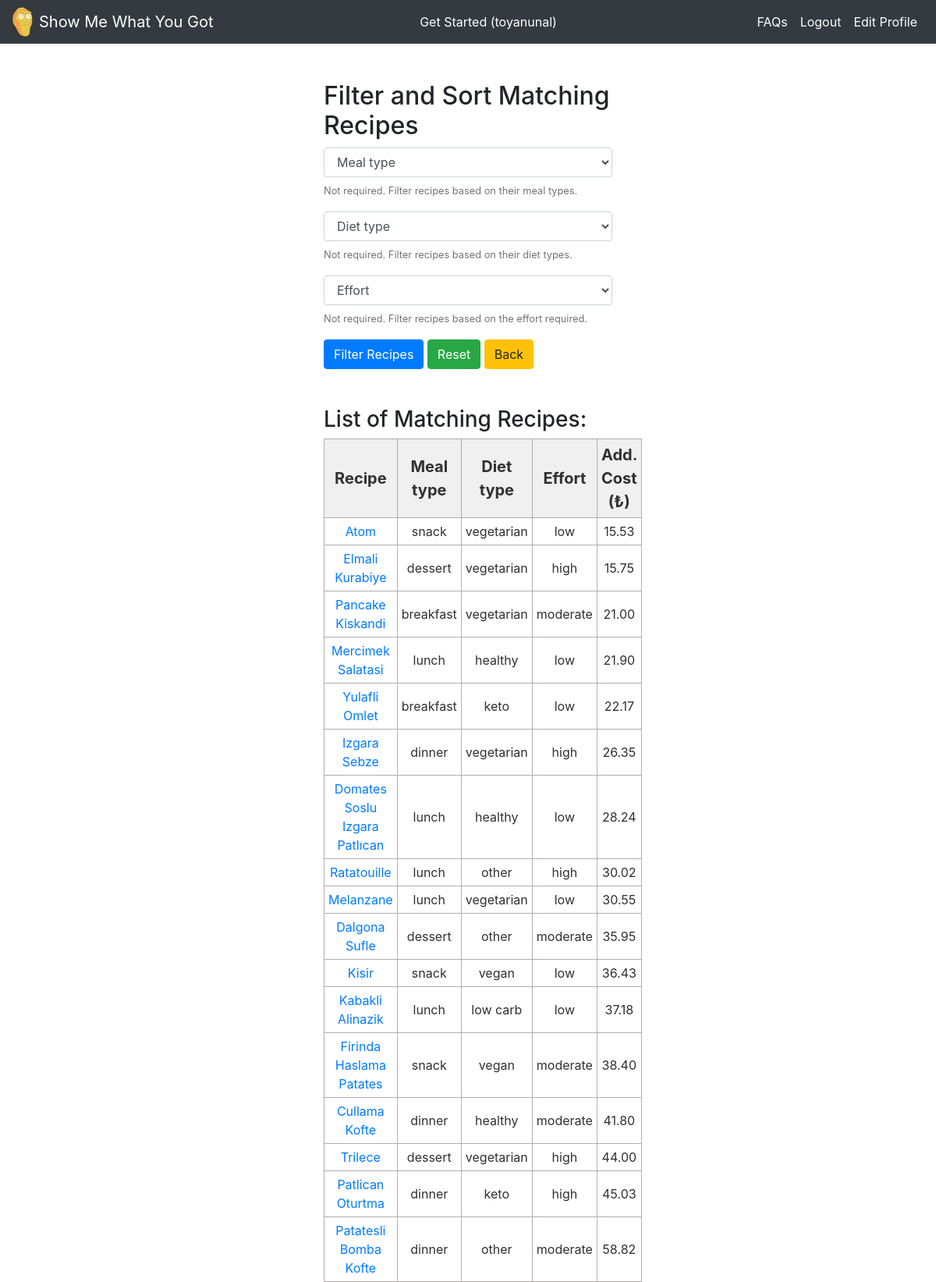
Page /recipe_list/ (signed in) on the committed database.
### rrs_app/models.py (models this page shows, shortened)
class Recipe(models.Model):
    title = models.CharField(max_length=128)
    slug = models.SlugField(allow_unicode=True,unique=True)
    meal_type = models.CharField(max_length=16)
    diet_type = models.CharField(max_length=16)
    effort = models.CharField(max_length=16)
    description = models.TextField()
    photo = models.ImageField(null=True, upload_to='recipe_photos/')
    total_cost = models.FloatField(default=0, blank=True)
    class Meta:
        ordering = ('title',)

### rrs_app/views.py (the view, shortened to what this page needs)
# urls.py: path('recipe_list/',views.recipe_form_view,name='recipe_list'),
def recipe_form_view(request):
    form = forms.RecipeForm()
    if not request.user.is_authenticated:
        messages.warning(request, ('Redirecting to the home page!'))
        return redirect('home')
    recipe_list = []
    inf = UserInfo.objects.get(user=request.user)
    for rec in Recipe.objects.all():
        total_diff = 0
        for rec_item in RecipeIngredient.objects.filter(recipe=rec):
            ing = Ingredient.objects.get(title=rec_item.ingredient)
            try:
                user_item = UserIngredient.objects.get(user=request.user, ingredient=rec_item.ingredient)
                amount_diff = rec_item.amount * inf.portion - user_item.amount
            except:
                amount_diff = rec_item.amount * inf.portion
            if amount_diff > 0:
                if ing.unit_type != 'count':
                    total_diff += amount_diff * ing.unit_cost / 1000
                else:
                    total_diff += amount_diff * ing.unit_cost
        if total_diff <= inf.addcost: #rec_item.add_cost <= inf.addcost:
            rec.total_cost = total_diff
            recipe_list.append(rec)
        recipe_list.sort(key=lambda x: x.total_cost)
    return render(request, 'rrs_app/recipe_list.html', {'form':form, 'recipe_list':recipe_list})

### rrs_app/models.py (called while the page is built)
    def __str__(self):
        return self.title

### rrs_app/templates/rrs_app/recipe_list.html (shortened to what this page needs)
{% extends 'rrs_app/base.html' %}
{% block content %}
<br></br>
<div class = "col-md-4 offset-md-4">
  <h2> Filter and Sort Matching Recipes </h2>
  <form method="POST", action="{% url 'recipe_list' %}">
    {{ form.as_p }}
    <input type="submit" class="btn btn-primary" name="filter" value="Filter Recipes">
    <input type="submit" class="btn btn-success" name="reset" value="Reset">
    <a class='btn btn-warning' href="{% url 'pantry_create' %}">Back</a>
  </form>
<br></br>
<h3> List of Matching Recipes: </h3>
<table class="demTable">
  <thead>
    <tr>
      <th>Recipe</th>
      <th>Meal type</th>
      <th>Diet type</th>
      <th>Effort</th>
      <th>Add. Cost (₺)</th>
    </tr>
  </thead>
  <tbody>
    {% for recipe_object in recipe_list %}
    <tr>
      <td><a href="{{recipe_object.slug}}/">{{recipe_object.title}}</a></td>
      <td>{{recipe_object.meal_type}}</td>
      <td>{{recipe_object.diet_type}}</td>
      <td>{{recipe_object.effort}}</td>
      <td>{{recipe_object.total_cost|floatformat:2}}</td>
    </tr>
    {% endfor %}
</div>
{% endblock %}

### rrs_app/templates/rrs_app/base.html (shortened to what this page needs)
<!doctype html>
{% load static %}
<html lang="en">
  <head>
    <link rel="stylesheet" href="https://stackpath.bootstrapcdn.com/bootstrap/4.3.1/css/bootstrap.min.css">
    <link rel="stylesheet" href="{% static 'css/base.css' %}">
  </head>
  <body>
    <nav class="navbar navbar-expand-lg navbar-dark bg-dark">
      <a href="{% url 'home' %}">
        <img src="{% static 'images/SMWYG.png' %}" alt="" width="26" class="d-inline-block align-middle mr-2">
      </a>
      <a class="navbar-brand" href="{% url 'home' %}">Show Me What You Got</a>
      <div class="collapse navbar-collapse" id="navbarSupportedContent">
        {% if user.is_authenticated and user.username|length < 32 %}
        <ul class="navbar-nav ml-auto text-center">
          <li class="nav-item active">
            <a class="nav-link" href="{% url 'input_form' %}">Get Started ({{user.username}})</a>
          </li>
        </ul>
        {% else %}
        <ul class="navbar-nav ml-auto text-center">
          <li class="nav-item active">
            <a class="nav-link" href="{% url 'input_form' %}">Get Started as Guest</a>
          </li>
        </ul>
        {% endif %}
        <ul class="navbar-nav ml-auto">
          {% if user.is_authenticated %}
          <li class="nav-item active">
            <a class="nav-link" href="{% url 'faq' %}">FAQs</a>
          </li>
          <li class="nav-item active">
            <a class="nav-link" href="{% url 'logout' %}">Logout</a>
          </li>
          <li class="nav-item active">
            <a class="nav-link" href="{% url 'edit_profile' %}">Edit Profile</a>
          </li>
          {% endif %}
        </ul>
      </div>
    </nav>
    {% block content %}
    {% endblock %}
  </body>
</html>

### rrs_app/static/css/base.css (style rules this page uses)
.demTable { width:100%; border:1px solid #b3adad; border-collapse:collapse; border-spacing:1px; padding:5px; margin-right: auto; }
.demTable th { border:1px solid #b3adad; text-align:center; font-size: 20px; padding:5px; background: #f0f0f0; color: #313030; }
.demTable td { border:1px solid #b3adad; text-align:center; font-size: 16px; padding:5px; background: #ffffff; color: #313030; }

### rows in the picture
Recipe: title "Atom", meal_type "snack", diet_type "vegetarian", effort "low", total_cost "15.53"
Recipe: title "Elmali Kurabiye", meal_type "dessert", diet_type "vegetarian", effort "high", total_cost "15.75"
Recipe: title "Pancake Kiskandi", meal_type "breakfast", diet_type "vegetarian", effort "moderate", total_cost "21.00"
Recipe: title "Mercimek Salatasi", meal_type "lunch", diet_type "healthy", effort "low", total_cost "21.90"
Recipe: title "Yulafli Omlet", meal_type "breakfast", diet_type "keto", effort "low", total_cost "22.17"
Recipe: title "Izgara Sebze", meal_type "dinner", diet_type "vegetarian", effort "high", total_cost "26.35"
Recipe: title "Domates Soslu Izgara Patlıcan", meal_type "lunch", diet_type "healthy", effort "low", total_cost "28.24"
Recipe: title "Ratatouille", meal_type "lunch", diet_type "other", effort "high", total_cost "30.02"
Recipe: title "Melanzane", meal_type "lunch", diet_type "vegetarian", effort "low", total_cost "30.55"
Recipe: title "Dalgona Sufle", meal_type "dessert", diet_type "other", effort "moderate", total_cost "35.95"
Recipe: title "Kisir", meal_type "snack", diet_type "vegan", effort "low", total_cost "36.43"
Recipe: title "Kabakli Alinazik", meal_type "lunch", diet_type "low carb", effort "low", total_cost "37.18"
Recipe: title "Firinda Haslama Patates", meal_type "snack", diet_type "vegan", effort "moderate", total_cost "38.40"
Recipe: title "Cullama Kofte", meal_type "dinner", diet_type "healthy", effort "moderate", total_cost "41.80"
Recipe: title "Trilece", meal_type "dessert", diet_type "vegetarian", effort "high", total_cost "44.00"
Recipe: title "Patlican Oturtma", meal_type "dinner", diet_type "keto", effort "high", total_cost "45.03"
Recipe: title "Patatesli Bomba Kofte", meal_type "dinner", diet_type "other", effort "moderate", total_cost "58.82"

### other values in the picture
{{ user.username }} "toyanunal"
